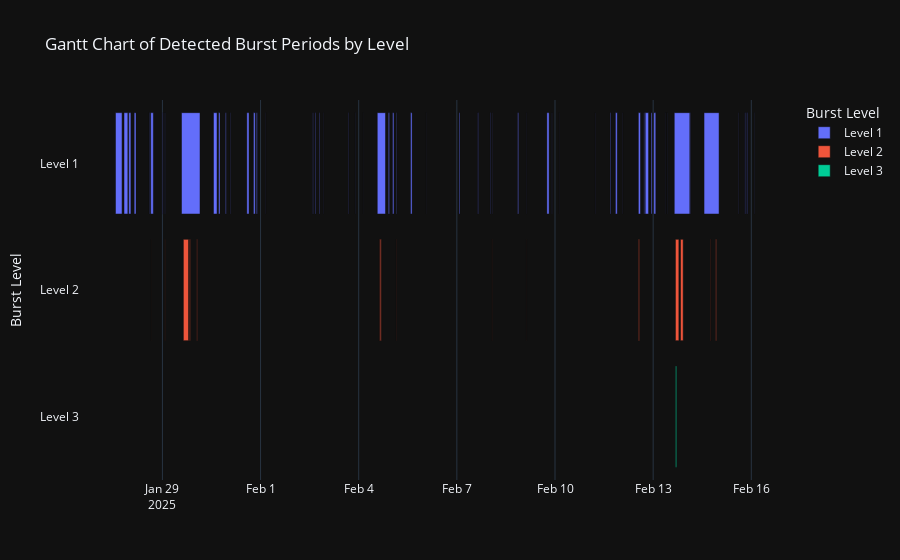

Write notebook code for a chart like this one.
### Code cell
import plotly.express as px
import polars as pl
import pandas as pd # Plotly express Gantt chart works best with Pandas

try:
    # --- Prepare Data for Gantt Chart ---
    # We need the burst_list, but as a Pandas DataFrame for Plotly Express
    gantt_df = pd.DataFrame(burst_list)

    # We must convert burst 'level' to a string for the y-axis
    gantt_df['burst_level_str'] = gantt_df['level'].apply(lambda x: f"Level {int(x)}")

    print("Preparing Gantt chart data...")
    print(gantt_df.head())

    # --- Create the Gantt Chart ---
    fig = px.timeline(
        gantt_df,
        x_start="start_time",
        x_end="end_time",
        y="burst_level_str",     # Group bars by their burst level
        color="burst_level_str", # Color bars by their burst level
        title="Gantt Chart of Detected Burst Periods by Level",
        labels={"burst_level_str": "Burst Level"}
    )

    # Sort the Y-axis so Level 3 is at the top
    fig.update_yaxes(categoryorder='array', categoryarray=sorted(gantt_df['burst_level_str'].unique(), reverse=True))

    fig.show()
    print("Gantt chart displayed.")

except NameError as e:
    print(f"Error: Could not find 'burst_list'.")
    print("Please make sure you have run the previous burst detection cell successfully.")
    print(f"Details: {e}")
except Exception as e:
    print(f"An error occurred during plotting: {e}")

### Figure 1 — Plotly figure (JSON) as saved in the notebook; plotly's stock layout.template omitted (floating-point values rounded to 4 significant figures)
{"data": [{"base": ["2025-01-27T13:35:04.000000000", "2025-01-27T19:49:39.000000000", "2025-01-27T23:19:20.000000000", "2025-01-28T03:17:50.000000000", "2025-01-28T14:14:10.000000000", "2025-01-28T15:24:52.000000000", "2025-01-29T00:12:56.000000000", "2025-01-29T01:50:21.000000000", "2025-01-29T14:00:17.000000000", "2025-01-30T13:28:14.000000000", "2025-01-30T17:11:11.000000000", "2025-01-30T22:12:25.000000000", "2025-01-31T01:37:20.000000000", "2025-01-31T13:56:50.000000000", "2025-01-31T18:47:40.000000000", "2025-01-31T20:55:03.000000000", "2025-02-01T03:39:29.000000000", "2025-02-02T14:21:32.000000000", "2025-02-02T16:09:16.000000000", "2025-02-02T19:09:29.000000000", "2025-02-02T22:05:49.000000000", "2025-02-03T16:37:04.000000000", "2025-02-03T21:29:32.000000000", "2025-02-04T03:18:29.000000000", "2025-02-04T13:37:19.000000000", "2025-02-04T21:44:34.000000000", "2025-02-05T00:52:17.000000000", "2025-02-05T03:24:51.000000000", "2025-02-05T14:02:12.000000000", "2025-02-06T01:32:57.000000000", "2025-02-07T01:42:01.000000000", "2025-02-07T15:24:27.000000000", "2025-02-08T00:33:13.000000000", "2025-02-08T01:45:21.000000000", "2025-02-08T20:39:57.000000000", "2025-02-09T03:03:54.000000000", "2025-02-09T18:03:05.000000000", "2025-02-09T21:43:23.000000000", "2025-02-10T02:58:18.000000000", "2025-02-11T05:23:00.000000000", "2025-02-11T16:34:41.000000000", "2025-02-11T20:20:15.000000000", "2025-02-12T01:41:04.000000000", "2025-02-12T13:09:03.000000000", "2025-02-12T17:12:59.000000000", "2025-02-12T18:11:00.000000000", "2025-02-12T22:26:58.000000000", "2025-02-13T00:28:31.000000000", "2025-02-13T09:17:02.000000000", "2025-02-13T10:12:58.000000000", "2025-02-13T15:29:46.000000000", "2025-02-14T03:09:02.000000000", "2025-02-14T13:19:22.000000000", "2025-02-15T14:50:00.000000000", "2025-02-15T19:19:43.000000000", "2025-02-15T20:19:02.000000000", "2025-02-15T20:58:37.000000000", "2025-02-16T02:11:36.000000000"], "hovertemplate": "Burst Level=%{y}<br>start_time=%{base}<br>end_time=%{x}<extra></extra>", "legendgroup": "Level 1", "marker": {"color": "#636efa", "pattern": {"shape": ""}}, "name": "Level 1", "orientation": "h", "showlegend": true, "textposition": "auto", "x": [17337000, 10128000, 5582000, 4782000, 929000, 6827000, 932000, 463000, 48879000, 9372000, 3873000, 2026000, 744000, 5740000, 4520000, 2309000, 430000, 968000, 1575000, 1525000, 439000, 834000, 478000, 163000, 21688000, 2883000, 3408000, 1312000, 3949000, 247000, 2126000, 1212000, 1031000, 471000, 2330000, 329000, 5715000, 452000, 159000, 271000, 1732000, 4673000, 358000, 5478000, 1807000, 8809000, 2611000, 5139000, 253000, 279000, 41328000, 1100000, 39688000, 468000, 1336000, 751000, 1246000, 533000], "xaxis": "x", "y": ["Level 1", "Level 1", "Level 1", "Level 1", "Level 1", "Level 1", "Level 1", "Level 1", "Level 1", "Level 1", "Level 1", "Level 1", "Level 1", "Level 1", "Level 1", "Level 1", "Level 1", "Level 1", "Level 1", "Level 1", "Level 1", "Level 1", "Level 1", "Level 1", "Level 1", "Level 1", "Level 1", "Level 1", "Level 1", "Level 1", "Level 1", "Level 1", "Level 1", "Level 1", "Level 1", "Level 1", "Level 1", "Level 1", "Level 1", "Level 1", "Level 1", "Level 1", "Level 1", "Level 1", "Level 1", "Level 1", "Level 1", "Level 1", "Level 1", "Level 1", "Level 1", "Level 1", "Level 1", "Level 1", "Level 1", "Level 1", "Level 1", "Level 1"], "yaxis": "y", "type": "bar"}, {"base": ["2025-01-28T15:50:49.000000000", "2025-01-29T01:51:36.000000000", "2025-01-29T15:22:16.000000000", "2025-01-29T19:53:42.000000000", "2025-01-30T01:15:49.000000000", "2025-02-04T14:57:31.000000000", "2025-02-04T15:32:40.000000000", "2025-02-04T16:46:18.000000000", "2025-02-05T03:25:14.000000000", "2025-02-08T01:45:47.000000000", "2025-02-09T03:03:54.000000000", "2025-02-12T13:15:48.000000000", "2025-02-13T16:21:15.000000000", "2025-02-13T20:04:44.000000000", "2025-02-14T18:04:15.000000000", "2025-02-14T18:18:00.000000000", "2025-02-14T21:55:16.000000000"], "hovertemplate": "Burst Level=%{y}<br>start_time=%{base}<br>end_time=%{x}<extra></extra>", "legendgroup": "Level 2", "marker": {"color": "#EF553B", "pattern": {"shape": ""}}, "name": "Level 2", "orientation": "h", "showlegend": true, "textposition": "auto", "x": [154000, 369000, 13708000, 1885000, 1114000, 727000, 2417000, 838000, 374000, 248000, 194000, 2084000, 9032000, 6945000, 315000, 558000, 1710000], "xaxis": "x", "y": ["Level 2", "Level 2", "Level 2", "Level 2", "Level 2", "Level 2", "Level 2", "Level 2", "Level 2", "Level 2", "Level 2", "Level 2", "Level 2", "Level 2", "Level 2", "Level 2", "Level 2"], "yaxis": "y", "type": "bar"}, {"base": ["2025-02-13T16:23:55.000000000"], "hovertemplate": "Burst Level=%{y}<br>start_time=%{base}<br>end_time=%{x}<extra></extra>", "legendgroup": "Level 3", "marker": {"color": "#00cc96", "pattern": {"shape": ""}}, "name": "Level 3", "orientation": "h", "showlegend": true, "textposition": "auto", "x": [2912000], "xaxis": "x", "y": ["Level 3"], "yaxis": "y", "type": "bar"}], "layout": {"xaxis": {"anchor": "y", "domain": [0.0, 1.0], "type": "date"}, "yaxis": {"anchor": "x", "domain": [0.0, 1.0], "title": {"text": "Burst Level"}, "categoryorder": "array", "categoryarray": ["Level 3", "Level 2", "Level 1"]}, "legend": {"title": {"text": "Burst Level"}, "tracegroupgap": 0}, "title": {"text": "Gantt Chart of Detected Burst Periods by Level"}, "barmode": "overlay"}}
